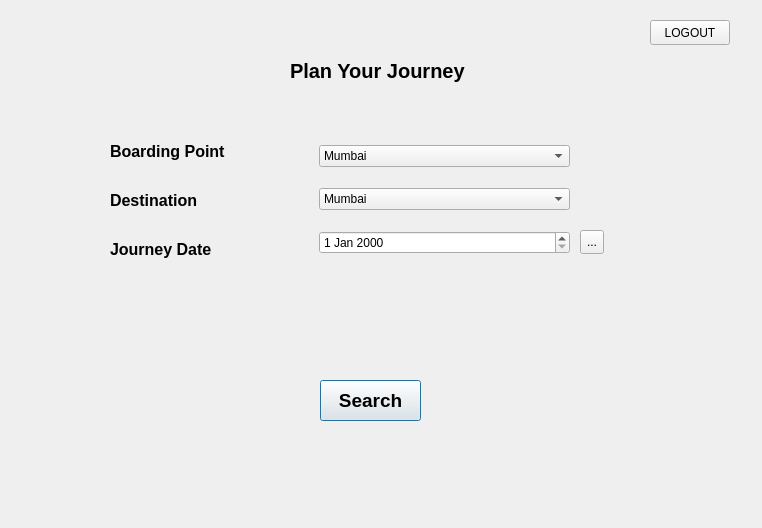
<?xml version="1.0" encoding="UTF-8"?>
<ui version="4.0">
 <class>JourneyDetDialog</class>
 <widget class="QDialog" name="JourneyDetDialog">
  <property name="geometry">
   <rect>
    <x>0</x>
    <y>0</y>
    <width>762</width>
    <height>528</height>
   </rect>
  </property>
  <property name="windowTitle">
   <string>Dialog</string>
  </property>
  <widget class="QPushButton" name="pushButton">
   <property name="geometry">
    <rect>
     <x>320</x>
     <y>380</y>
     <width>101</width>
     <height>41</height>
    </rect>
   </property>
   <property name="font">
    <font>
     <pointsize>14</pointsize>
     <weight>75</weight>
     <bold>true</bold>
    </font>
   </property>
   <property name="text">
    <string>Search</string>
   </property>
  </widget>
  <widget class="QLabel" name="label">
   <property name="geometry">
    <rect>
     <x>290</x>
     <y>40</y>
     <width>181</width>
     <height>61</height>
    </rect>
   </property>
   <property name="font">
    <font>
     <pointsize>15</pointsize>
     <weight>75</weight>
     <bold>true</bold>
    </font>
   </property>
   <property name="text">
    <string>Plan Your Journey</string>
   </property>
  </widget>
  <widget class="QWidget" name="verticalLayoutWidget">
   <property name="geometry">
    <rect>
     <x>110</x>
     <y>130</y>
     <width>171</width>
     <height>141</height>
    </rect>
   </property>
   <layout class="QVBoxLayout" name="verticalLayout">
    <item>
     <widget class="QLabel" name="label_3">
      <property name="font">
       <font>
        <pointsize>12</pointsize>
        <weight>75</weight>
        <bold>true</bold>
       </font>
      </property>
      <property name="text">
       <string>Boarding Point</string>
      </property>
     </widget>
    </item>
    <item>
     <widget class="QLabel" name="label_2">
      <property name="font">
       <font>
        <pointsize>12</pointsize>
        <weight>75</weight>
        <bold>true</bold>
       </font>
      </property>
      <property name="text">
       <string>Destination</string>
      </property>
     </widget>
    </item>
    <item>
     <widget class="QLabel" name="label_4">
      <property name="font">
       <font>
        <pointsize>12</pointsize>
        <weight>75</weight>
        <bold>true</bold>
       </font>
      </property>
      <property name="text">
       <string>Journey Date</string>
      </property>
     </widget>
    </item>
   </layout>
  </widget>
  <widget class="QWidget" name="verticalLayoutWidget_2">
   <property name="geometry">
    <rect>
     <x>319</x>
     <y>130</y>
     <width>251</width>
     <height>141</height>
    </rect>
   </property>
   <layout class="QVBoxLayout" name="verticalLayout_2">
    <item>
     <widget class="QComboBox" name="comboBox_from">
      <item>
       <property name="text">
        <string>Mumbai</string>
       </property>
      </item>
      <item>
       <property name="text">
        <string>Delhi</string>
       </property>
      </item>
      <item>
       <property name="text">
        <string>Chennai</string>
       </property>
      </item>
      <item>
       <property name="text">
        <string>Kolkata</string>
       </property>
      </item>
      <item>
       <property name="text">
        <string>Bangalore</string>
       </property>
      </item>
     </widget>
    </item>
    <item>
     <widget class="QComboBox" name="comboBox_to">
      <item>
       <property name="text">
        <string>Mumbai</string>
       </property>
      </item>
      <item>
       <property name="text">
        <string>Delhi</string>
       </property>
      </item>
      <item>
       <property name="text">
        <string>Chennai</string>
       </property>
      </item>
      <item>
       <property name="text">
        <string>kolkata</string>
       </property>
      </item>
      <item>
       <property name="text">
        <string>Bangalore</string>
       </property>
      </item>
     </widget>
    </item>
    <item>
     <widget class="QDateEdit" name="dateEdit">
      <property name="enabled">
       <bool>true</bool>
      </property>
     </widget>
    </item>
   </layout>
  </widget>
  <widget class="QPushButton" name="pushButton_2">
   <property name="geometry">
    <rect>
     <x>650</x>
     <y>20</y>
     <width>80</width>
     <height>25</height>
    </rect>
   </property>
   <property name="text">
    <string>LOGOUT</string>
   </property>
  </widget>
  <widget class="QToolButton" name="toolButton">
   <property name="geometry">
    <rect>
     <x>580</x>
     <y>230</y>
     <width>24</width>
     <height>24</height>
    </rect>
   </property>
   <property name="text">
    <string>...</string>
   </property>
  </widget>
 </widget>
 <resources/>
 <connections/>
</ui>
